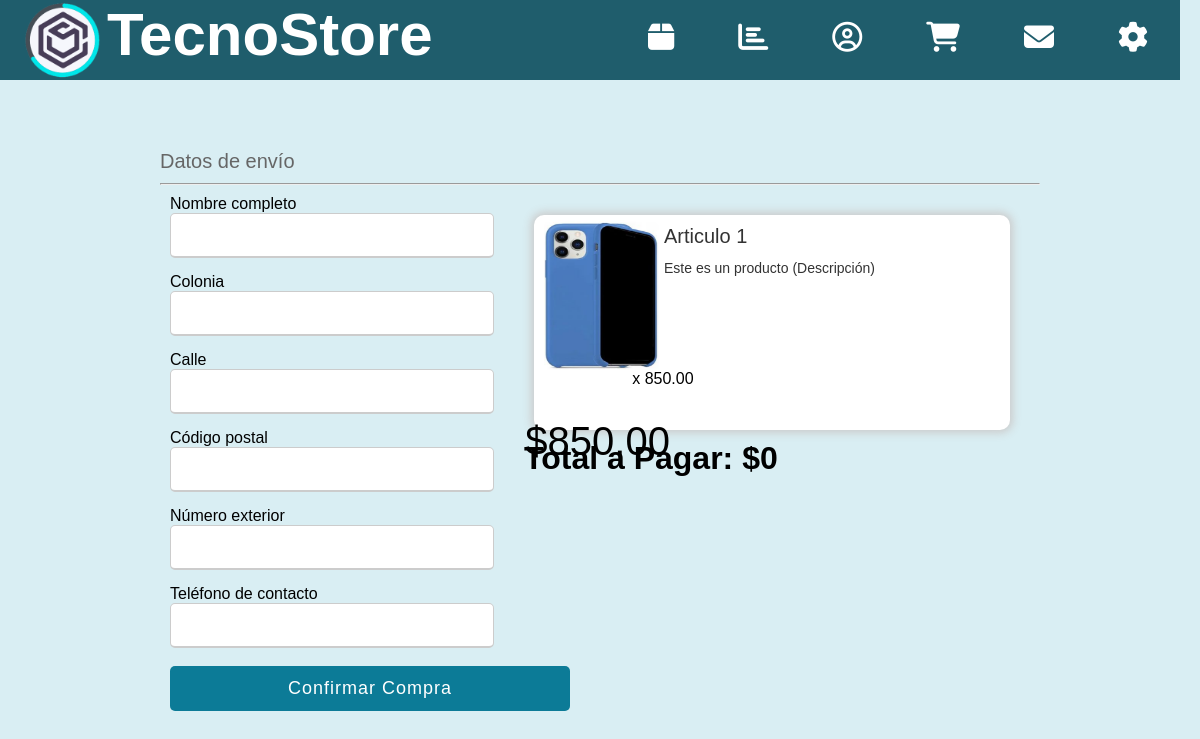
Screenshot of /TecnoStore/datos_envio.php?p=1 (signed in) with the database file from the repository.
### tables this page shows
CREATE TABLE `t_productos` (
  `ID` int(11) NOT NULL,
  `Nombre` varchar(50) DEFAULT NULL,
  `Descripcion` varchar(100) DEFAULT NULL,
  `Precio` double(15,2) DEFAULT NULL,
  `Cantidad` int(11) NOT NULL DEFAULT 0,
  `Estado` int(11) NOT NULL DEFAULT 1,
  `Imagen` varchar(255) DEFAULT NULL,
  `Vendidos` int(11) NOT NULL DEFAULT 0,
  `Ganancias` double(15,2) NOT NULL DEFAULT 0.00
);

### TecnoStore/datos_envio.php (the view, shortened to what this page needs)
<?php
    include_once('Servicios/conexion2.php');
    $p = $_GET['p'];
    $cArticulos = $_GET['cArticulos'];;
    $sql_productos = "SELECT * FROM t_productos WHERE ID='$p'";
    $sentencia_productos= $pdo->prepare($sql_productos);
    $sentencia_productos->execute();
    $resultado_productos=$sentencia_productos->fetchAll();
    $id = $_SESSION['id'];
    $nivel = $_SESSION['nivel'];
    $i = 0;
    $total = 0;
?>
<!DOCTYPE html>
<html lang="es">
<head>
    <link rel="stylesheet" href="CSS/index.css">
    <link rel="stylesheet" href="CSS/gestor.css">
</head>
<body onload="Load(<?php echo $id; ?>);">
    <nav id="nav">
        <ul><a href="index.php?pagina=1" title="Inicio"><img src="IMG/TS_Logo.png"></a></ul>
        <ul><li><h1>TecnoStore</h1></li></ul>
        <ul>
            <div class="options-place">
                <?php
                    if ($nivel == '1' || $nivel == '2'){
                        echo '<li><a href="gestor.php" title="Gestor"><i class="fas fa-box"></i></a></li>';
                        echo '<li><a href="reportes.php" title="Reportes"><i class="fas fa-chart-bar"></i></a></li>';
                    }
                ?>
                <li><a href="" title="Perfil"><i class="far fa-user-circle"></i></a>
                </li>
                <li><a href="carrito.php" title="Carrito"><i class="fas fa-shopping-cart"></i></a></li>
                <li><a href="contacto.php" title="Contacto"><i class="fas fa-envelope"></i></a></li>
                <li><a href="configuracion.php" title="Configuración"><i class="fas fa-cog"></i></a></li>
            </div>
        </ul>
    </nav>
    <div class="main-content">
        <div class="title-section">Datos de envío</div>
        <hr>
        <form id="productForm" action="Servicios/buy_products.php?producto=<?php echo $_GET['p']?>&qCompra=<?php echo $_GET['cArticulos']?>" method="POST" enctype="multipart/form-data">
            <div class="container">
                <div class="left-content">
                    <div class="input-box">
                        <span class="details">Nombre completo</span>
                        <input type="text" id="nombre" name="nombre" required>
                    </div>
                    <div class="input-box">
                        <span class="details">Colonia</span>
                        <input type="text" id="nombre" name="nombre" required>
                    </div>
                    <div class="input-box">
                        <span class="details">Calle</span>
                        <input type="text" id="nombre" name="nombre" required>
                    </div>
                    <div class="input-box">
                        <span class="details">Código postal</span>
                        <input type="text" id="nombre" name="nombre" required>
                    </div>
                    <div class="input-box">
                        <span class="details">Número exterior</span>
                        <input type="text" id="nombre" name="nombre" required>
                    </div>
                    <div class="input-box">
                        <span class="details">Teléfono de contacto</span>
                        <input type="text" id="nombre" name="nombre" required>
                    </div>
                    <div class="button">
                        <input type="submit" name="confirmar" value="Confirmar Compra">
                    </div>
                </div>
                <div class="right-content">
                    <div class="content-page">
                        <div class="productos-lista">
                            <?php foreach($resultado_productos as $producto): $i++;?>
                                <div class="productos-caja">
                                    <div class="producto">
                                        <img src="Uploads/<?php echo $producto['Imagen'] ?>">
                                        <div class="detalles-medio">
                                            <div class="detalles-titulo" id="text"><?php echo $producto['Nombre'] ?></div>
                                            <div class="detalles-descripcion"><?php echo $producto['Descripcion'] ?></div>
                                        </div>
                                        <div class="detalles-precio">$<?php echo $producto['Precio']?></div>
                                        <div class="detalles-cantidad"><?php echo $cArticulos ?> x <?php echo $producto['Precio'] ?> </div>
                                        <?php $total += $producto['Precio'] * $cArticulos?>
                                    </div>
                                </div>
                                <h1>Total a Pagar: $<?php echo $total?></h1>
                            <?php endforeach ?>
                        </div>
                    </div>
                </div>
            </div>
        </form>
    </div>
</body>
</html>

### TecnoStore/CSS/index.css (style rules this page uses)
* { margin: 0; padding: 0; font-family: 'Lucida Sans', 'Lucida Sans Regular', 'Lucida Grande', 'Lucida Sans Unicode', Geneva, Verdana, sans-serif; }
body { background-color: #D9EEF3; }
nav { width: calc(100% - 20px); height: 80px; background: #1F5D6C; }
nav img { padding-left: 20px; height: 80px; float: left; }
nav ul li { list-style: none; }
nav ul li h1 { font-size: 60px; color: #fff; }
nav ul div li { list-style: none; font-size: 30px; cursor: pointer; color:#fff; display: flex; }
nav ul div li a { display: block; padding: 0rem 2rem; color: white; text-decoration: none; }
.options-place { height: 60px; display: flex; float: right; transform: translate( 0,-80%); }
.main-content { margin-top: 60px; width: 100%; }
.content-page { margin: auto; padding: 10px; width: calc(100% - 20px); max-width: 1180px; }
.title-section { padding: 10px 0; font-size: 20px; color: #666; }

### TecnoStore/CSS/gestor.css (style rules this page uses)
* { margin: 0; padding: 0; box-sizing: border-box; font-family: 'Lucida Sans', 'Lucida Sans Regular', 'Lucida Grande', 'Lucida Sans Unicode', Geneva, Verdana, sans-serif; }
.main-content { padding-left: 20vh; padding-right: 20vh; }
.container { display: flex; padding: 10px; }
.left-content { float: left; width: 40%; }
.right-content { float:right; width: 60%; }
form .left-content .input-box { margin-bottom: 15px; width: calc(100% - 20px); }
.left-content .input-box input { height: 45px; width: 100%; outline: none; font-size: 16px; border-radius: 5px; padding-left: 15px; border: 1px solid #ccc; border-bottom-width: 2px; transition: all 0.3s ease; }
form .button { display: flex; height: 45px; width: 400px; }
form .button input { height: 100%; width: 100%; margin-top: 3px; border-radius: 5px; border: none; color: #fff; font-size: 18px; font-weight: 500; letter-spacing: 1px; cursor: pointer; transition: all 0.3s ease; background: #0C7B97; }
.content-page { border-radius: 5px; border: none; width: 100%; height: 70%; overflow-y: auto; }
.productos-lista { display: table; width: 100%; }
.productos-caja { display: inline-table; position: relative; padding: 10px; width: 100%; min-width: 220; }
.producto { display: flex; flex-wrap: wrap; flex-direction: row; padding: 5px; width: 100%; border-radius: 10px; box-shadow: 0 0 8px 3px #ccc; background-color: #fff; }
.producto img { padding-left: 5px; width: 120px; height: 150px; border-radius: 10px 10px 0 0; }
.detalles-medio { width: 60%; flex-direction: column; }
.detalles-titulo { padding: 5px; font-size: 20px; color: #333; height: 35px; }
.detalles-descripcion { font-size: 14px; color: #333; padding: 5px; height: 34px; }
.detalles-precio { font-size: 40px; color: black; padding: 5px; width: 20%; height: 50%; transform: translate( -20% , 80%); }

### rows the page displays
t_productos: Imagen (picture), Nombre "Articulo 1", Descripcion "Este es un producto (Descripción)", Precio "850.00", total "0"
